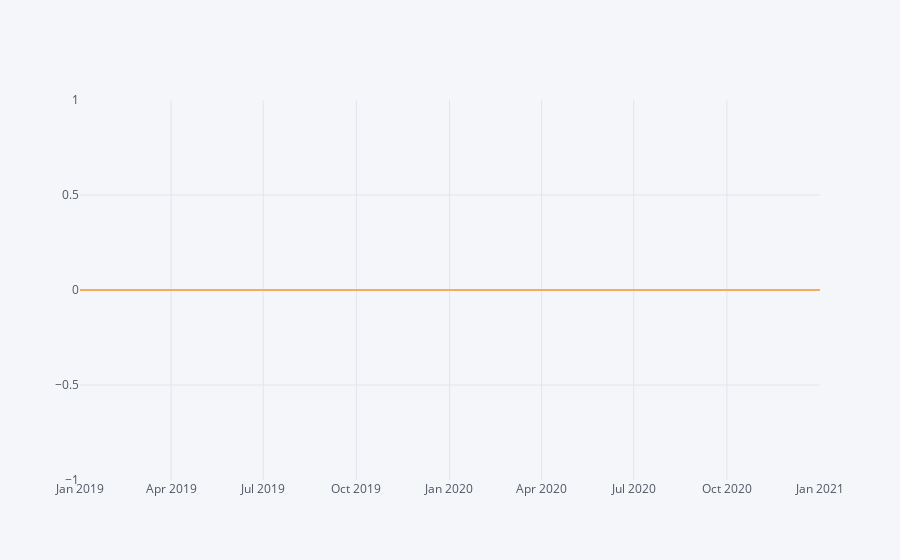

The notebook cell saved with this chart:
### Markdown cell above
Stock Splits-A stock split or stock divide increases the number of shares in a company.
A stock split causes a decrease of market price of individual shares, not causing a change of 
total market capitalization of the company.

### Code cell
ts['Stock Splits'].loc['2019-01-01':'2021-01-01'].iplot(kind='scatter')

### Figure 1 — Plotly figure (JSON) as saved in the notebook; plotly's stock layout.template omitted (floating-point values rounded to 4 significant figures; data arrays with more than 128 entries replaced by an {"elided": "..."} marker saying what was removed)
{"data": [{"line": {"color": "rgba(255, 153, 51, 1.0)", "dash": "solid", "shape": "linear", "width": 1.3}, "mode": "lines", "name": "Stock Splits", "text": "", "type": "scatter", "x": {"elided": "493 str values"}, "y": {"elided": "493 int values"}}], "layout": {"legend": {"bgcolor": "#F5F6F9", "font": {"color": "#4D5663"}}, "paper_bgcolor": "#F5F6F9", "plot_bgcolor": "#F5F6F9", "title": {"font": {"color": "#4D5663"}}, "xaxis": {"gridcolor": "#E1E5ED", "showgrid": true, "tickfont": {"color": "#4D5663"}, "title": {"font": {"color": "#4D5663"}, "text": ""}, "zerolinecolor": "#E1E5ED"}, "yaxis": {"gridcolor": "#E1E5ED", "showgrid": true, "tickfont": {"color": "#4D5663"}, "title": {"font": {"color": "#4D5663"}, "text": ""}, "zerolinecolor": "#E1E5ED"}}}
